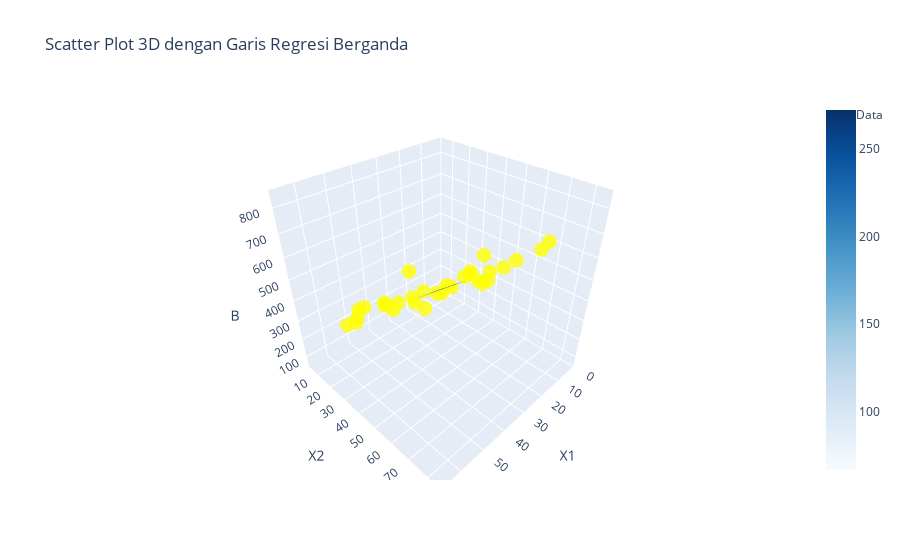

Notebook code for this chart:
### Markdown cell above
<div style="font-family: Playbill; font-size: 30px; border-radius: 5px;padding: 2px; line-height: 2.0; color: #cd6ea2ff; text-align: center;">~~REGRESI & PLOT 3D~~</div>

### Code cell
import plotly.graph_objects as go 
import numpy as np
import pandas as pd
import statsmodels.api as sm

np.random.seed(30)
s1 = np.random.randint(11, 70, 30)
s2 = np.random.randint(15, 90, 30)
b = 5 + 3 * s1 + 8 * s2 + np.random.normal(1, 30, 30)

df = pd.DataFrame({
    "S1": s1,
    "S2": s2,
    "B": b
})

X = sm.add_constant(df[["S1", "S2"]])
model = sm.OLS(df["B"], X).fit()

koefisien = model.params

scatter_plot = go.Scatter3d(
    x=df["S1"],
    y=df["S2"],
    z=df["B"],
    mode="markers",
    
    marker=dict(
        size=5,
        color="yellow",
        opacity=0.8
    ),
    name="Data"
)

s1_grid, s2_grid = np.meshgrid(np.linspace(2, 20, 10), np.linspace(5, 25, 10))
b_pred = koefisien[0] + koefisien[1] * s1_grid +  koefisien[2] * s2_grid

regression_surface = go.Surface(
    x=s1_grid,
    y=s2_grid,
    z=b_pred,
    colorscale="Blues", 
    opacity=0.5,
    name="Garis Regresi"
)

layout = go.Layout(
    title="Scatter Plot 3D dengan Garis Regresi Berganda", 
    scene=dict(
        xaxis_title="X1",
        yaxis_title="X2",
        zaxis_title="B"
    ),
    showlegend=True
)

fig = go.Figure(data=[scatter_plot, regression_surface], layout=layout)

fig.show()

### Figure 1 — Plotly figure (JSON) as saved in the notebook; plotly's stock layout.template omitted (floating-point values rounded to 4 significant figures)
{"data": [{"marker": {"color": "yellow", "opacity": 0.8, "size": 5}, "mode": "markers", "name": "Data", "type": "scatter3d", "x": [48, 48, 56, 56, 63, 23, 34, 13, 64, 28, 57, 14, 52, 18, 66, 12, 60, 56, 46, 29, 29, 63, 63, 49, 23, 27, 17, 38, 57, 56], "y": [79, 77, 26, 30, 38, 28, 65, 48, 70, 43, 73, 72, 59, 52, 72, 54, 24, 48, 62, 54, 51, 37, 55, 40, 69, 84, 41, 34, 45, 64], "z": [731.5, 734.4, 405.3, 437.7, 480.8, 291.2, 697.6, 438.9, 736.6, 424.8, 722.2, 648.0, 560.6, 442.3, 842.0, 481.1, 344.8, 522.2, 632.9, 555.4, 518.8, 452.3, 634.3, 466.6, 636.8, 789.1, 419.7, 364.6, 531.8, 678.6]}, {"colorscale": [[0, "rgb(247,251,255)"], [0.125, "rgb(222,235,247)"], [0.25, "rgb(198,219,239)"], [0.375, "rgb(158,202,225)"], [0.5, "rgb(107,174,214)"], [0.625, "rgb(66,146,198)"], [0.75, "rgb(33,113,181)"], [0.875, "rgb(8,81,156)"], [1, "rgb(8,48,107)"]], "name": "Garis Regresi", "opacity": 0.5, "type": "surface", "x": [[2.0, 4.0, 6.0, 8.0, 10.0, 12.0, 14.0, 16.0, 18.0, 20.0], [2.0, 4.0, 6.0, 8.0, 10.0, 12.0, 14.0, 16.0, 18.0, 20.0], [2.0, 4.0, 6.0, 8.0, 10.0, 12.0, 14.0, 16.0, 18.0, 20.0], [2.0, 4.0, 6.0, 8.0, 10.0, 12.0, 14.0, 16.0, 18.0, 20.0], [2.0, 4.0, 6.0, 8.0, 10.0, 12.0, 14.0, 16.0, 18.0, 20.0], [2.0, 4.0, 6.0, 8.0, 10.0, 12.0, 14.0, 16.0, 18.0, 20.0], [2.0, 4.0, 6.0, 8.0, 10.0, 12.0, 14.0, 16.0, 18.0, 20.0], [2.0, 4.0, 6.0, 8.0, 10.0, 12.0, 14.0, 16.0, 18.0, 20.0], [2.0, 4.0, 6.0, 8.0, 10.0, 12.0, 14.0, 16.0, 18.0, 20.0], [2.0, 4.0, 6.0, 8.0, 10.0, 12.0, 14.0, 16.0, 18.0, 20.0]], "y": [[5.0, 5.0, 5.0, 5.0, 5.0, 5.0, 5.0, 5.0, 5.0, 5.0], [7.222, 7.222, 7.222, 7.222, 7.222, 7.222, 7.222, 7.222, 7.222, 7.222], [9.444, 9.444, 9.444, 9.444, 9.444, 9.444, 9.444, 9.444, 9.444, 9.444], [11.67, 11.67, 11.67, 11.67, 11.67, 11.67, 11.67, 11.67, 11.67, 11.67], [13.89, 13.89, 13.89, 13.89, 13.89, 13.89, 13.89, 13.89, 13.89, 13.89], [16.11, 16.11, 16.11, 16.11, 16.11, 16.11, 16.11, 16.11, 16.11, 16.11], [18.33, 18.33, 18.33, 18.33, 18.33, 18.33, 18.33, 18.33, 18.33, 18.33], [20.56, 20.56, 20.56, 20.56, 20.56, 20.56, 20.56, 20.56, 20.56, 20.56], [22.78, 22.78, 22.78, 22.78, 22.78, 22.78, 22.78, 22.78, 22.78, 22.78], [25.0, 25.0, 25.0, 25.0, 25.0, 25.0, 25.0, 25.0, 25.0, 25.0]], "z": [[66.58, 71.46, 76.35, 81.23, 86.11, 91.0, 95.88, 100.8, 105.6, 110.5], [84.56, 89.44, 94.33, 99.21, 104.1, 109.0, 113.9, 118.7, 123.6, 128.5], [102.5, 107.4, 112.3, 117.2, 122.1, 127.0, 131.8, 136.7, 141.6, 146.5], [120.5, 125.4, 130.3, 135.2, 140.1, 144.9, 149.8, 154.7, 159.6, 164.5], [138.5, 143.4, 148.3, 153.1, 158.0, 162.9, 167.8, 172.7, 177.6, 182.4], [156.5, 161.4, 166.2, 171.1, 176.0, 180.9, 185.8, 190.7, 195.5, 200.4], [174.5, 179.3, 184.2, 189.1, 194.0, 198.9, 203.8, 208.6, 213.5, 218.4], [192.4, 197.3, 202.2, 207.1, 212.0, 216.9, 221.7, 226.6, 231.5, 236.4], [210.4, 215.3, 220.2, 225.1, 229.9, 234.8, 239.7, 244.6, 249.5, 254.4], [228.4, 233.3, 238.2, 243.0, 247.9, 252.8, 257.7, 262.6, 267.5, 272.3]]}], "layout": {"scene": {"xaxis": {"title": {"text": "X1"}}, "yaxis": {"title": {"text": "X2"}}, "zaxis": {"title": {"text": "B"}}}, "showlegend": true, "title": {"text": "Scatter Plot 3D dengan Garis Regresi Berganda"}}}
